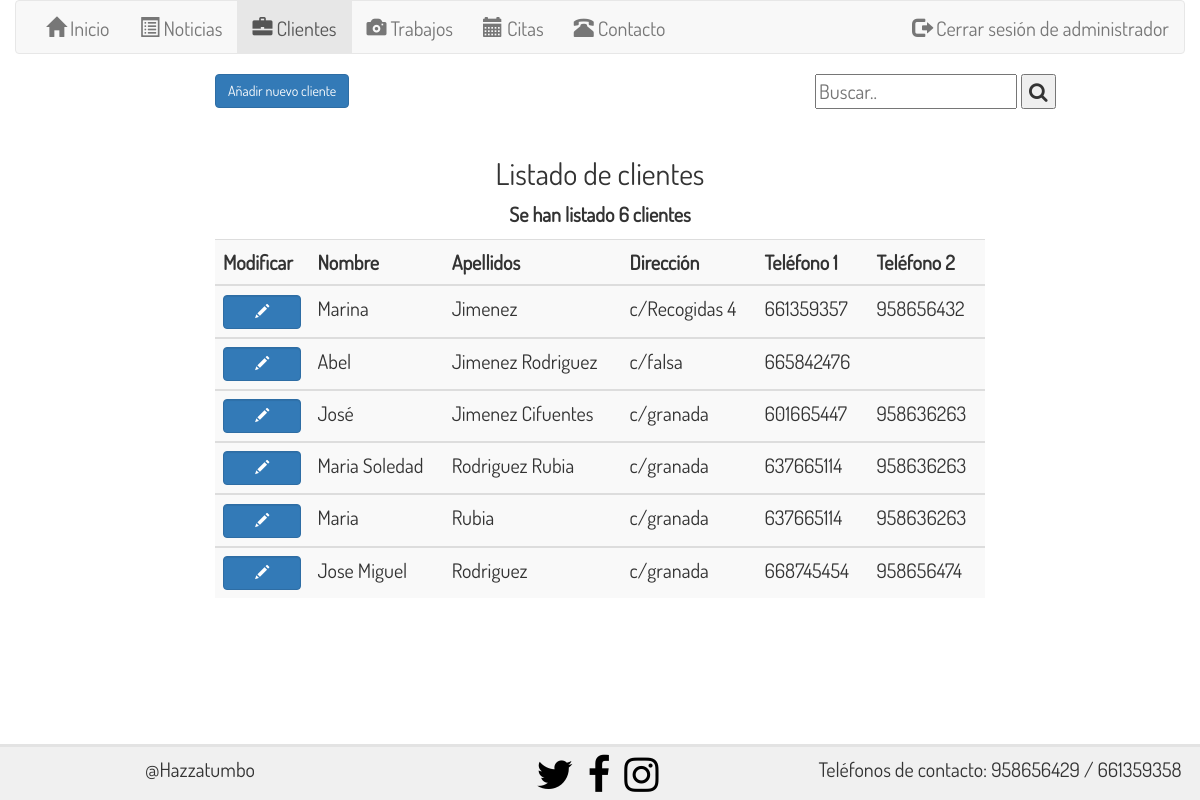
The page /php/clientes.php (signed in) on the database its author committed.
### tables this page shows
CREATE TABLE `clientes` (
  `id` bigint(20) UNSIGNED NOT NULL,
  `nombre` varchar(25) NOT NULL,
  `apellidos` varchar(30) NOT NULL,
  `direccion` varchar(50) NOT NULL,
  `telefono1` int(9) NOT NULL,
  `telefono2` int(9) DEFAULT NULL,
  `nick` varchar(15) NOT NULL,
  `password` varchar(15) NOT NULL
);

### php/clientes.php (the view, shortened to what this page needs)
<!DOCTYPE html>
<html lang="es">
  <head>
  <link rel="stylesheet" href="../css/bootstrap.min.css">
  <link rel="stylesheet" href="../css/estudio.css">
  <link rel="stylesheet" href="../css/font-awesome.css">
  </head>
  <body>
	<div class="container-fluid">
	<?php
		include "funciones.php";
     if(isset($_COOKIE['sesion'])){
        if($_SESSION['id']==0){
           menu_admin('cl');
         }else{
           header('Location: ../misdatos.php');
         }
     }else{
        header('Location: ../acceder.php');
     }
	?>
    <div class="row">
        <div class="col-lg-2 col-md-1 col-sm-0 col-xs-0"></div>
        <div class="col-lg-6 col-md-8 col-sm-10 col-xs-10">
          <a href='clientes.php?insertacliente=si'>
            <button class='btn btn-md btn-primary' type='submit' name='nuevocliente' value='Nuevo Cliente'>Añadir nuevo cliente</button>
          </a>
        </div>
        <div class="col-lg-4 col-md-3 col-sm-2 col-xs-2 busqueda">
          <form name="buscarcliente" action="clientes.php" method="post">
          <input name="barrabusqueda" type="text" placeholder="Buscar..">
          <button type="submit" name="buscar"><i class="fa fa-search"></i></button>
        </form>
        </div>
      </div>
      <br>
        <div class="row">
        <div class="col-lg-2 col-md-2 col-sm-2 col-xs-2"></div>
        <div class="col-lg-8 col-md-8 col-sm-8 col-xs-8">
          <h2 align="center">Listado de clientes</h2>
          <?php
            $conexion = conexion();
            $consulta = "select * from clientes where id not in (0)";
            $clientes = mysqli_query($conexion,$consulta);
            if (!$clientes) {
              echo "¡Error! No se han podido cargar los clientes.";
            } else {
              $num_filas = mysqli_num_rows($clientes);
              if ($num_filas == 0) {
                echo "<p align='center'>No hay clientes para mostrar</p>";
              } else {
                echo "<p align='center'><b>Se han listado $num_filas clientes</b></p>";
                echo "<table class='table table-striped'";
                echo "<thead><tr><th>Modificar</th><th>Nombre</th><th>Apellidos</th><th>Dirección</th><th>Teléfono 1</th><th>Teléfono 2</th></tr></thead>";
                while ($fila = mysqli_fetch_array($clientes,MYSQLI_ASSOC)) {
                	$id=$fila['id'];
                  echo "<tbody><tr><td><a href='clientes.php?modcliente=si&id=$id'>
                      <button class='form-control btn btn-md btn-primary' type='submit' name='modificar'><span class='glyphicon glyphicon-pencil'></span></button>
                     </a></td>
                      <td>$fila[nombre]</td>
                      <td>$fila[apellidos]</td>
                      <td>$fila[direccion]</td>
                      <td>$fila[telefono1]</td>
                      <td>$fila[telefono2]</td>
                      </tr></tbody>";
                }
                echo "</table>";
              }
            }
           ?>
            <div class="col-lg-2 col-md-2 col-sm-2 col-xs-2"></div>
          </div>
         </div>
</div>
</body>
</html>

### css/estudio.css (style rules this page uses)
body { padding-bottom:100px; font-family: "Dosis"; font-size: 2em; }
a,a:visited { color:black; font-style: bold; }

### rows shown on the page
clientes: nombre "Marina", apellidos "Jimenez", direccion "c/Recogidas 4", telefono1 "661359357", telefono2 "958656432"
clientes: nombre "Abel", apellidos "Jimenez Rodriguez", direccion "c/falsa", telefono1 "665842476"
clientes: nombre "José", apellidos "Jimenez Cifuentes", direccion "c/granada", telefono1 "601665447", telefono2 "958636263"
clientes: nombre "Maria Soledad", apellidos "Rodriguez Rubia", direccion "c/granada", telefono1 "637665114", telefono2 "958636263"
clientes: nombre "Maria", apellidos "Rubia", direccion "c/granada", telefono1 "637665114", telefono2 "958636263"
clientes: nombre "Jose Miguel", apellidos "Rodriguez", direccion "c/granada", telefono1 "668745454", telefono2 "958656474"

### other values the page prints
$num_filas "6"
